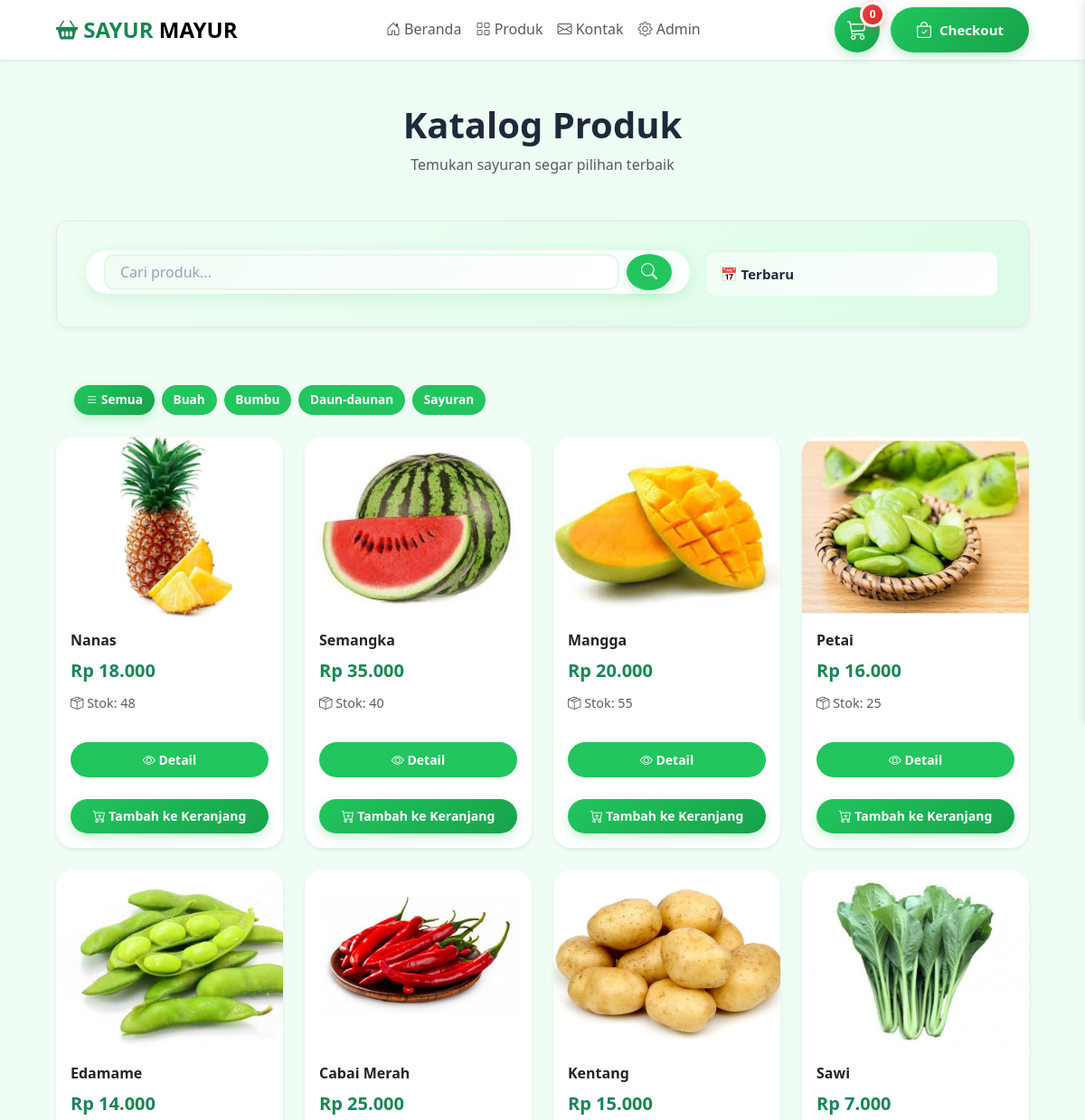
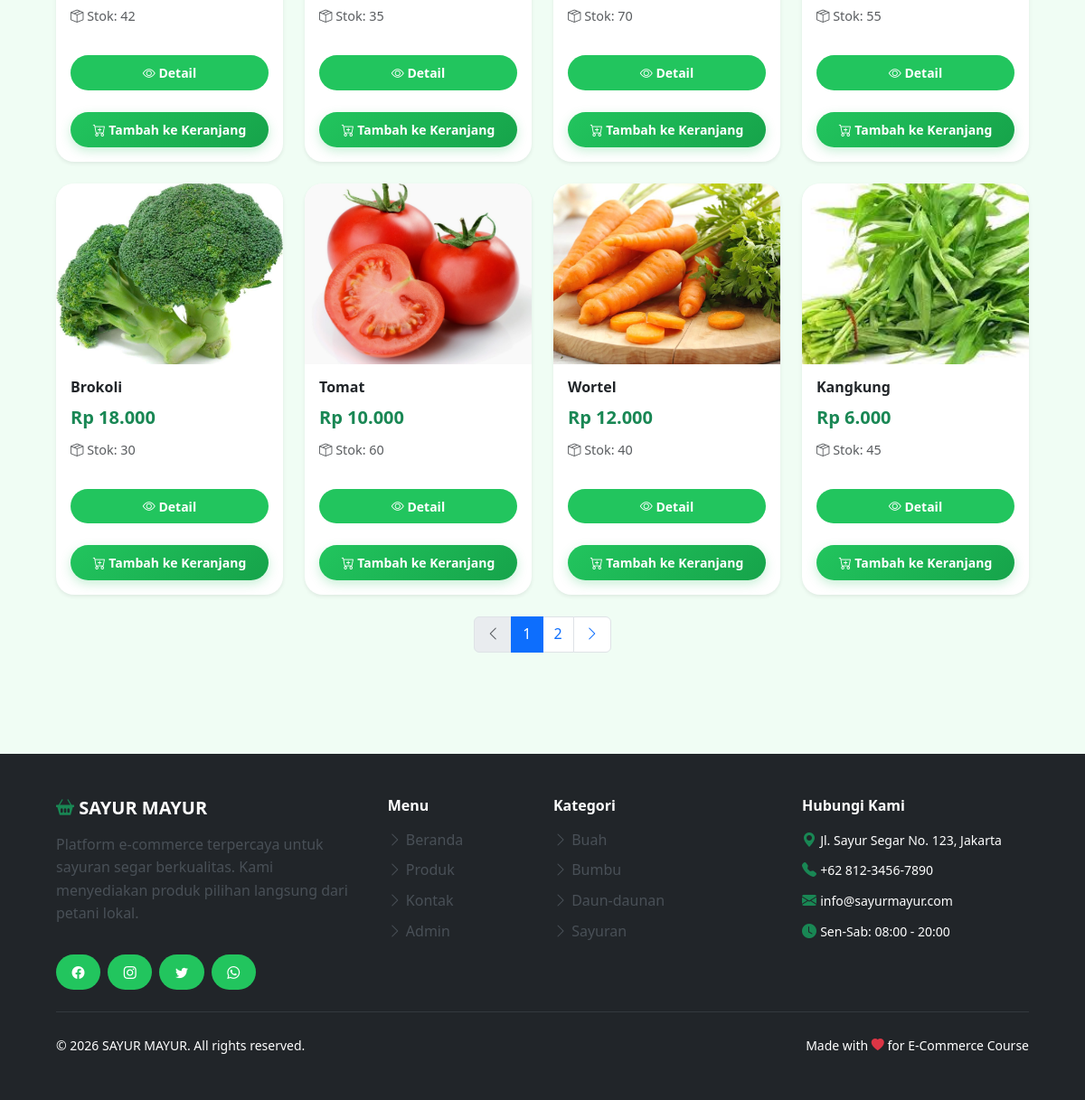
/products.php, run on the app's committed database (2 pictures, top to bottom).
### tables this page shows
CREATE TABLE IF NOT EXISTS `produk` (
  `id` int(11) NOT NULL AUTO_INCREMENT,
  `nama` varchar(100) NOT NULL,
  `deskripsi` text,
  `harga` decimal(10,2) NOT NULL,
  `stock` int(11) NOT NULL DEFAULT 0,
  `gambar` varchar(255) DEFAULT 'default.jpg',
  `kategori` varchar(50) DEFAULT NULL,
  `berat` int(11) DEFAULT NULL COMMENT 'Berat dalam gram',
  `created_at` timestamp NOT NULL DEFAULT CURRENT_TIMESTAMP,
  `updated_at` timestamp NOT NULL DEFAULT CURRENT_TIMESTAMP ON UPDATE CURRENT_TIMESTAMP,
  PRIMARY KEY (`id`)
);

CREATE TABLE IF NOT EXISTS `kategori` (
  `id` int(11) NOT NULL AUTO_INCREMENT,
  `nama` varchar(50) NOT NULL UNIQUE,
  `deskripsi` text,
  `icon` varchar(50) DEFAULT NULL,
  `created_at` timestamp NOT NULL DEFAULT CURRENT_TIMESTAMP,
  PRIMARY KEY (`id`)
);

### config/functions.php (called while the page is built, shortened)
<?php
function sanitize($data) {
    return htmlspecialchars(trim($data), ENT_QUOTES, 'UTF-8');
}
function formatRupiah($angka) {
    return 'Rp ' . number_format($angka, 0, ',', '.');
}

### products.php (the view, shortened to what this page needs)
<?php
include 'config/koneksi.php';
include 'config/functions.php';
include 'includes/header.php';
$page = isset($_GET['page']) ? (int)$_GET['page'] : 1;
$perPage = 12;
$offset = ($page - 1) * $perPage;
$search = isset($_GET['search']) ? sanitize($_GET['search']) : '';
$kategori = isset($_GET['kategori']) ? sanitize($_GET['kategori']) : '';
$sortBy = isset($_GET['sort']) ? sanitize($_GET['sort']) : 'newest';
$whereClause = "WHERE 1=1";
$params = [];
$types = "";
$kategoris = [];
$kategoriResult = mysqli_query($conn, "SELECT nama FROM kategori ORDER BY nama ASC");
while ($k = mysqli_fetch_assoc($kategoriResult)) {
    if (!empty($k['nama'])) {
        $kategoris[] = $k['nama'];
    }
}
$countQuery = "SELECT COUNT(*) as total FROM produk $whereClause";
$stmt = mysqli_prepare($conn, $countQuery);
mysqli_stmt_execute($stmt);
$totalResult = mysqli_stmt_get_result($stmt);
$totalRow = mysqli_fetch_assoc($totalResult);
$totalItems = $totalRow['total'];
$totalPages = ceil($totalItems / $perPage);
$orderBy = "ORDER BY ";
switch ($sortBy) {
    default:
        $orderBy .= "id DESC";
}
$query = "SELECT * FROM produk $whereClause $orderBy LIMIT ? OFFSET ?";
$params[] = $perPage;
$params[] = $offset;
$types .= "ii";
$stmt = mysqli_prepare($conn, $query);
mysqli_stmt_bind_param($stmt, $types, ...$params);
mysqli_stmt_execute($stmt);
$result = mysqli_stmt_get_result($stmt);
?>
<div class="container py-5">
  <div class="text-center mb-5">
    <h1 class="fw-bold mb-2">Katalog Produk</h1>
    <p class="text-muted">Temukan sayuran segar pilihan terbaik</p>
  </div>
  <div class="search-filter-section mb-5">
    <div class="row g-3">
      <div class="col-lg-8">
        <form method="get" class="search-form">
          <div class="search-wrapper">
            <input type="text" name="search" class="search-input" placeholder="Cari produk..."
                   value="<?= htmlspecialchars($search); ?>">
            <button type="submit" class="search-btn">
              <i class="bi bi-search"></i>
            </button>
          </div>
        </form>
      </div>
      <div class="col-lg-4">
        <select class="form-select sort-select" onchange="window.location.href='products.php?sort='+this.value+'<?= !empty($search) ? '&search='.urlencode($search) : ''; ?>'">
          <option value="newest" <?= $sortBy == 'newest' ? 'selected' : ''; ?>>📅 Terbaru</option>
        </select>
      </div>
    </div>
  </div>
  <?php if (!empty($kategoris)): ?>
    <div class="mb-4" style="padding: 0 20px;">
      <div class="d-flex flex-wrap gap-2" style="row-gap: 12px;">
        <a href="products.php<?= !empty($search) ? '?search='.urlencode($search) : ''; ?>"
           class="btn btn-sm <?= empty($kategori) ? 'btn-success' : 'btn-outline-success'; ?>" style="padding: 0.4rem 0.8rem; font-size: 0.85rem;">
          <i class="bi bi-list"></i> Semua
        </a>
        <?php foreach ($kategoris as $k): ?>
          <a href="products.php?kategori=<?= urlencode($k); ?><?= !empty($search) ? '&search='.urlencode($search) : ''; ?>&sort=<?= urlencode($sortBy); ?>"
             class="btn btn-sm <?= $kategori == $k ? 'btn-success' : 'btn-outline-success'; ?>" style="padding: 0.4rem 0.8rem; font-size: 0.85rem;">
            <?= htmlspecialchars($k); ?>
          </a>
        <?php endforeach; ?>
      </div>
    </div>
  <?php endif; ?>
  <div class="row g-4 mb-4">
    <?php if (mysqli_num_rows($result) == 0): ?>
      <div class="col-12">
        <div class="alert alert-info text-center">
          <i class="bi bi-info-circle fs-4"></i>
          <p class="mb-0 mt-2">Tidak ada produk yang ditemukan.</p>
        </div>
      </div>
    <?php else: ?>
      <?php while ($row = mysqli_fetch_assoc($result)): ?>
        <div class="col-lg-3 col-md-4 col-sm-6">
          <div class="product-card card h-100 border-0 shadow-sm">
            <div class="product-image position-relative">
              <img src="assets/img/<?= sanitize($row['gambar']); ?>"
                   class="card-img-top"
                   alt="<?= sanitize($row['nama']); ?>"
                   style="height: 200px; object-fit: cover;">
            </div>
            <div class="card-body d-flex flex-column">
              <h6 class="card-title fw-bold text-truncate" title="<?= sanitize($row['nama']); ?>">
                <?= sanitize($row['nama']); ?>
              </h6>
              <p class="text-success fw-bold fs-5 mb-2"><?= formatRupiah($row['harga']); ?></p>
              <div class="text-muted small mb-3">
                <i class="bi bi-box-seam"></i> Stok: <?= $row['stock']; ?>
              </div>
              <div class="mt-auto d-grid gap-2">
                <a href="product_detail.php?id=<?= $row['id']; ?>"
                   class="btn btn-outline-success btn-sm">
                  <i class="bi bi-eye"></i> Detail
                </a>
                <?php if ($row['stock'] > 0): ?>
                  <button class="btn btn-success btn-sm add-to-cart-btn"
                          onclick="addToCart({
                            id: <?= $row['id']; ?>,
                            name: '<?= addslashes(sanitize($row['nama'])); ?>',
                            price: <?= $row['harga']; ?>,
                            image: 'assets/img/<?= sanitize($row['gambar']); ?>'
                          })">
                    <i class="bi bi-cart-plus"></i> Tambah ke Keranjang
                  </button>
                <?php else: ?>
                  <button class="btn btn-secondary btn-sm" disabled>
                    <i class="bi bi-x-circle"></i> Stok Habis
                  </button>
                <?php endif; ?>
              </div>
            </div>
          </div>
        </div>
      <?php endwhile; ?>
    <?php endif; ?>
  </div>
  <?php if ($totalPages > 1): ?>
    <nav aria-label="Product pagination">
      <ul class="pagination justify-content-center">
        <li class="page-item <?= $page <= 1 ? 'disabled' : ''; ?>">
          <a class="page-link" href="?page=<?= $page - 1; ?><?= !empty($search) ? '&search='.urlencode($search) : ''; ?><?= $sortBy != 'newest' ? '&sort='.$sortBy : ''; ?>">
            <i class="bi bi-chevron-left"></i>
          </a>
        </li>
        <?php for ($i = 1; $i <= $totalPages; $i++): ?>
          <?php if ($i == 1 || $i == $totalPages || abs($i - $page) <= 2): ?>
            <li class="page-item <?= $i == $page ? 'active' : ''; ?>">
              <a class="page-link" href="?page=<?= $i; ?><?= !empty($search) ? '&search='.urlencode($search) : ''; ?><?= $sortBy != 'newest' ? '&sort='.$sortBy : ''; ?>">
                <?= $i; ?>
              </a>
            </li>
          <?php elseif (abs($i - $page) == 3): ?>
            <li class="page-item disabled"><span class="page-link">...</span></li>
          <?php endif; ?>
        <?php endfor; ?>
        <li class="page-item <?= $page >= $totalPages ? 'disabled' : ''; ?>">
          <a class="page-link" href="?page=<?= $page + 1; ?><?= !empty($search) ? '&search='.urlencode($search) : ''; ?><?= $sortBy != 'newest' ? '&sort='.$sortBy : ''; ?>">
            <i class="bi bi-chevron-right"></i>
          </a>
        </li>
      </ul>
    </nav>
  <?php endif; ?>
</div>
<?php include 'includes/footer.php'; ?>

### includes/footer.php (shortened to what this page needs)
<footer class="bg-dark text-white mt-5">
  <div class="container py-5">
    <div class="row g-4">
      <div class="col-lg-4 col-md-6">
        <h5 class="fw-bold mb-3">
          <i class="bi bi-basket2-fill text-success"></i> SAYUR MAYUR
        </h5>
        <p class="text-light-emphasis">
          Platform e-commerce terpercaya untuk sayuran segar berkualitas.
          Kami menyediakan produk pilihan langsung dari petani lokal.
        </p>
        <div class="d-flex gap-2">
          <a href="#" class="btn btn-outline-light btn-sm">
            <i class="bi bi-facebook"></i>
          </a>
          <a href="#" class="btn btn-outline-light btn-sm">
            <i class="bi bi-instagram"></i>
          </a>
          <a href="#" class="btn btn-outline-light btn-sm">
            <i class="bi bi-twitter"></i>
          </a>
          <a href="#" class="btn btn-outline-light btn-sm">
            <i class="bi bi-whatsapp"></i>
          </a>
        </div>
      </div>
      <div class="col-lg-2 col-md-6">
        <h6 class="fw-bold mb-3">Menu</h6>
        <ul class="list-unstyled">
          <li class="mb-2">
            <a href="index.php" class="text-light-emphasis text-decoration-none">
              <i class="bi bi-chevron-right"></i> Beranda
            </a>
          </li>
          <li class="mb-2">
            <a href="products.php" class="text-light-emphasis text-decoration-none">
              <i class="bi bi-chevron-right"></i> Produk
            </a>
          </li>
          <li class="mb-2">
            <a href="contact.php" class="text-light-emphasis text-decoration-none">
              <i class="bi bi-chevron-right"></i> Kontak
            </a>
          </li>
          <li class="mb-2">
            <a href="admin/index.php" class="text-light-emphasis text-decoration-none">
              <i class="bi bi-chevron-right"></i> Admin
            </a>
          </li>
        </ul>
      </div>
      <div class="col-lg-3 col-md-6">
        <h6 class="fw-bold mb-3">Kategori</h6>
        <ul class="list-unstyled">
          <?php
            $result = mysqli_query($conn, "SELECT * FROM kategori ORDER BY nama ASC");
            if ($result && mysqli_num_rows($result) > 0) {
              while ($cat = mysqli_fetch_assoc($result)) {
                echo '<li class="mb-2">';
                echo '<a href="products.php?kategori=' . urlencode($cat['nama']) . '" class="text-light-emphasis text-decoration-none">';
                echo '<i class="bi bi-chevron-right"></i> ' . htmlspecialchars($cat['nama']);
                echo '</a></li>';
              }
            }
          ?>
        </ul>
      </div>
      <div class="col-lg-3 col-md-6">
        <h6 class="fw-bold mb-3">Hubungi Kami</h6>
        <ul class="list-unstyled">
          <li class="mb-2">
            <i class="bi bi-geo-alt-fill text-success"></i>
            <small>Jl. Sayur Segar No. 123, Jakarta</small>
          </li>
          <li class="mb-2">
            <i class="bi bi-telephone-fill text-success"></i>
            <small>+62 812-3456-7890</small>
          </li>
          <li class="mb-2">
            <i class="bi bi-envelope-fill text-success"></i>
            <small>info@sayurmayur.com</small>
          </li>
          <li class="mb-2">
            <i class="bi bi-clock-fill text-success"></i>
            <small>Sen-Sab: 08:00 - 20:00</small>
          </li>
        </ul>
      </div>
    </div>
    <hr class="my-4 border-secondary">
    <div class="row">
      <div class="col-md-6 text-center text-md-start">
        <small>
          &copy; <?= date('Y'); ?> SAYUR MAYUR. All rights reserved.
        </small>
      </div>
      <div class="col-md-6 text-center text-md-end">
        <small>
          Made with <i class="bi bi-heart-fill text-danger"></i> for E-Commerce Course
        </small>
      </div>
    </div>
  </div>
</footer>
</body>
</html>

### data on the page
produk: gambar (picture), nama "Nanas", harga "Rp 18.000", stock "48"
produk: gambar (picture), nama "Semangka", harga "Rp 35.000", stock "40"
produk: gambar (picture), nama "Mangga", harga "Rp 20.000", stock "55"
produk: gambar (picture), nama "Petai", harga "Rp 16.000", stock "25"
produk: gambar (picture), nama "Edamame", harga "Rp 14.000", stock "42"
produk: gambar (picture), nama "Cabai Merah", harga "Rp 25.000", stock "35"
produk: gambar (picture), nama "Kentang", harga "Rp 15.000", stock "70"
produk: gambar (picture), nama "Sawi", harga "Rp 7.000", stock "55"
produk: gambar (picture), nama "Brokoli", harga "Rp 18.000", stock "30"
produk: gambar (picture), nama "Tomat", harga "Rp 10.000", stock "60"
produk: gambar (picture), nama "Wortel", harga "Rp 12.000", stock "40"
produk: gambar (picture), nama "Kangkung", harga "Rp 6.000", stock "45"
kategori: nama "Buah"
kategori: nama "Bumbu"
kategori: nama "Daun-daunan"
kategori: nama "Sayuran"

### other printed values
$k "Buah"
$k "Bumbu"
$k "Daun-daunan"
$k "Sayuran"
